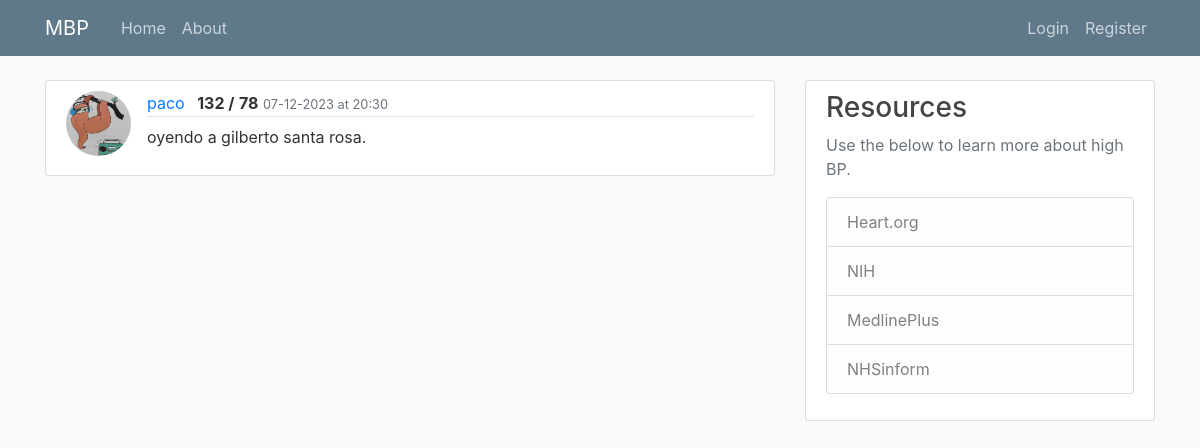
/reading/25/, run on an earlier commit of the app's database.
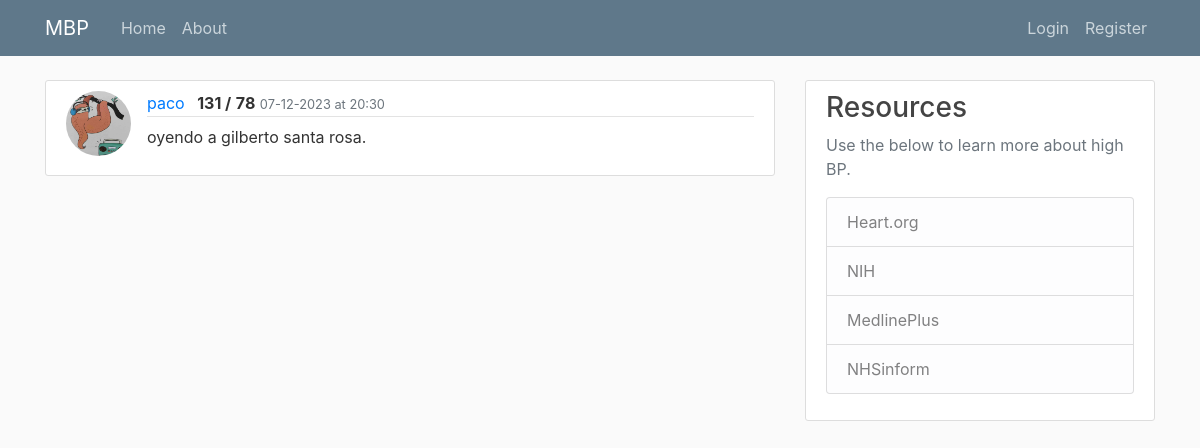
And on a later commit of the database.
### mbp/models.py (models this page shows, shortened)
class Reading(db.Model):
    id = db.Column(db.Integer, primary_key=True)
    sys = db.Column(db.String(3), nullable=False)
    dia = db.Column(db.String(3), nullable=False)
    notes = db.Column(db.Text, nullable=False)
    date_posted = db.Column(db.DateTime, nullable=False, default=datetime.utcnow)
    user_id = db.Column(db.Integer, db.ForeignKey('user.id'), nullable=False)

### mbp/readings/routes.py (the view)
@readings.route('/reading/<int:reading_id>/')
def reading(reading_id):
    reading = Reading.query.get_or_404(reading_id)
    return render_template('reading.html', title='User Readings', reading=reading)

### mbp/templates/reading.html (shortened to what this page needs)
{% extends "base.html" %}
{% block content %}
    <article class="media content-section">
      <img class="rounded-circle article-img" src="{{ url_for('static', filename='profile_pics/' + reading.user.image_file) }}" />
      <div class="media-body">
        <div class="article-metadata">
          <a class="mr-2" href="{{ url_for('users.user_readings', username=reading.user.username) }}">{{ reading.user.username }}</a>
          <text class="font-weight-bold">{{ reading.sys }} /</text>
          <text class="font-weight-bold">{{ reading.dia}}</text>
          <small class="text-muted">{{ reading.date_posted.strftime('%m-%d-%Y at %H:%M') }}</small>
        </div>
            <p class="article-content">{{ reading.notes }}</p>
      </div>
    </article>
{% endblock content %}

What changed in the data, as far as the page shows it:
changed Reading "oyendo a gilberto santa rosa.": sys "132" → "131"
